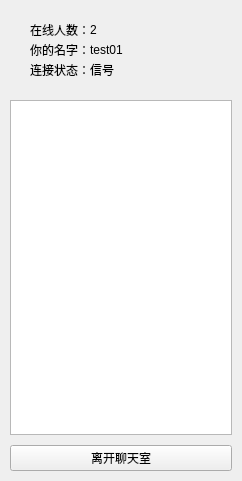
<?xml version="1.0" encoding="UTF-8"?>
<ui version="4.0">
 <class>HomeLeftWidget</class>
 <widget class="QWidget" name="HomeLeftWidget">
  <property name="geometry">
   <rect>
    <x>0</x>
    <y>0</y>
    <width>242</width>
    <height>481</height>
   </rect>
  </property>
  <property name="windowTitle">
   <string>Form</string>
  </property>
  <layout class="QVBoxLayout" name="verticalLayout_3" stretch="0,1,0">
   <property name="spacing">
    <number>0</number>
   </property>
   <property name="leftMargin">
    <number>0</number>
   </property>
   <property name="topMargin">
    <number>0</number>
   </property>
   <property name="rightMargin">
    <number>0</number>
   </property>
   <property name="bottomMargin">
    <number>0</number>
   </property>
   <item>
    <widget class="QWidget" name="infoWidget" native="true">
     <layout class="QVBoxLayout" name="verticalLayout_2">
      <property name="spacing">
       <number>0</number>
      </property>
      <property name="leftMargin">
       <number>30</number>
      </property>
      <property name="topMargin">
       <number>20</number>
      </property>
      <property name="rightMargin">
       <number>30</number>
      </property>
      <property name="bottomMargin">
       <number>20</number>
      </property>
      <item>
       <layout class="QHBoxLayout" name="horizontalLayout_2">
        <item>
         <widget class="QLabel" name="label_3">
          <property name="text">
           <string>在线人数：</string>
          </property>
         </widget>
        </item>
        <item>
         <widget class="QLabel" name="onlineCountLabel">
          <property name="text">
           <string>2</string>
          </property>
         </widget>
        </item>
        <item>
         <spacer name="horizontalSpacer">
          <property name="orientation">
           <enum>Qt::Horizontal</enum>
          </property>
          <property name="sizeHint" stdset="0">
           <size>
            <width>40</width>
            <height>20</height>
           </size>
          </property>
         </spacer>
        </item>
       </layout>
      </item>
      <item>
       <layout class="QHBoxLayout" name="horizontalLayout">
        <item>
         <widget class="QLabel" name="label">
          <property name="text">
           <string>你的名字：</string>
          </property>
         </widget>
        </item>
        <item>
         <widget class="QLabel" name="nameLabel">
          <property name="text">
           <string>test01</string>
          </property>
         </widget>
        </item>
        <item>
         <spacer name="horizontalSpacer_2">
          <property name="orientation">
           <enum>Qt::Horizontal</enum>
          </property>
          <property name="sizeHint" stdset="0">
           <size>
            <width>40</width>
            <height>20</height>
           </size>
          </property>
         </spacer>
        </item>
       </layout>
      </item>
      <item>
       <layout class="QHBoxLayout" name="horizontalLayout_4">
        <item>
         <widget class="QLabel" name="label_5">
          <property name="text">
           <string>连接状态：</string>
          </property>
         </widget>
        </item>
        <item>
         <widget class="QLabel" name="connStateLabel">
          <property name="text">
           <string>信号</string>
          </property>
         </widget>
        </item>
        <item>
         <spacer name="horizontalSpacer_3">
          <property name="orientation">
           <enum>Qt::Horizontal</enum>
          </property>
          <property name="sizeHint" stdset="0">
           <size>
            <width>40</width>
            <height>20</height>
           </size>
          </property>
         </spacer>
        </item>
       </layout>
      </item>
     </layout>
    </widget>
   </item>
   <item>
    <widget class="QWidget" name="widget_2" native="true">
     <layout class="QHBoxLayout" name="horizontalLayout_3">
      <property name="spacing">
       <number>0</number>
      </property>
      <property name="leftMargin">
       <number>10</number>
      </property>
      <property name="topMargin">
       <number>0</number>
      </property>
      <property name="rightMargin">
       <number>10</number>
      </property>
      <property name="bottomMargin">
       <number>0</number>
      </property>
      <item>
       <widget class="QTextEdit" name="roomIOMsgTextEdit">
        <property name="readOnly">
         <bool>true</bool>
        </property>
       </widget>
      </item>
     </layout>
    </widget>
   </item>
   <item>
    <widget class="QWidget" name="widget_3" native="true">
     <layout class="QVBoxLayout" name="verticalLayout">
      <property name="spacing">
       <number>0</number>
      </property>
      <property name="leftMargin">
       <number>10</number>
      </property>
      <property name="topMargin">
       <number>10</number>
      </property>
      <property name="rightMargin">
       <number>10</number>
      </property>
      <property name="bottomMargin">
       <number>10</number>
      </property>
      <item>
       <widget class="QPushButton" name="leaveBtn">
        <property name="text">
         <string>离开聊天室</string>
        </property>
       </widget>
      </item>
     </layout>
    </widget>
   </item>
  </layout>
 </widget>
 <resources/>
 <connections/>
</ui>
